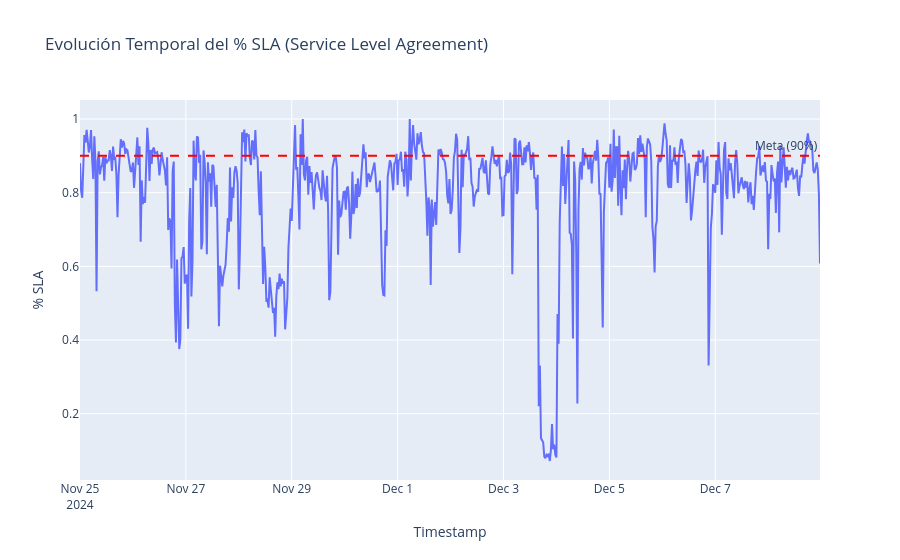
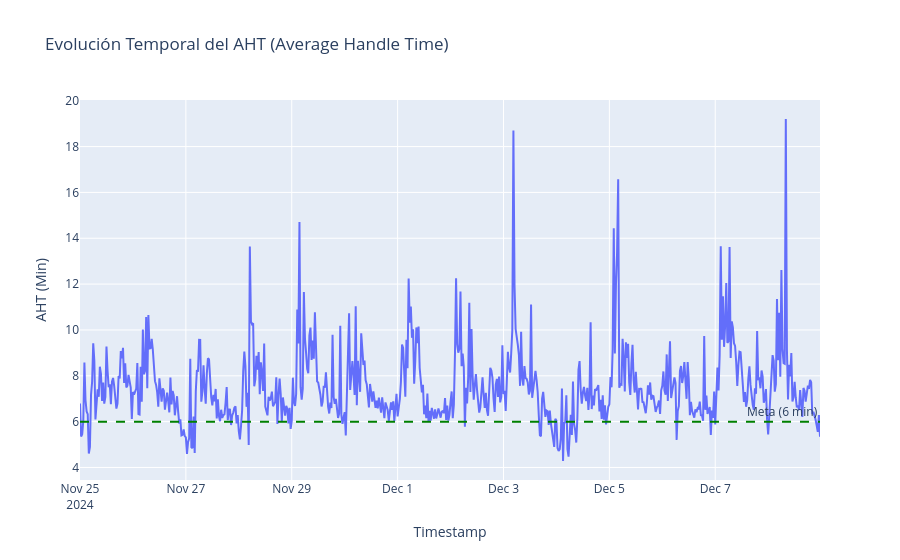
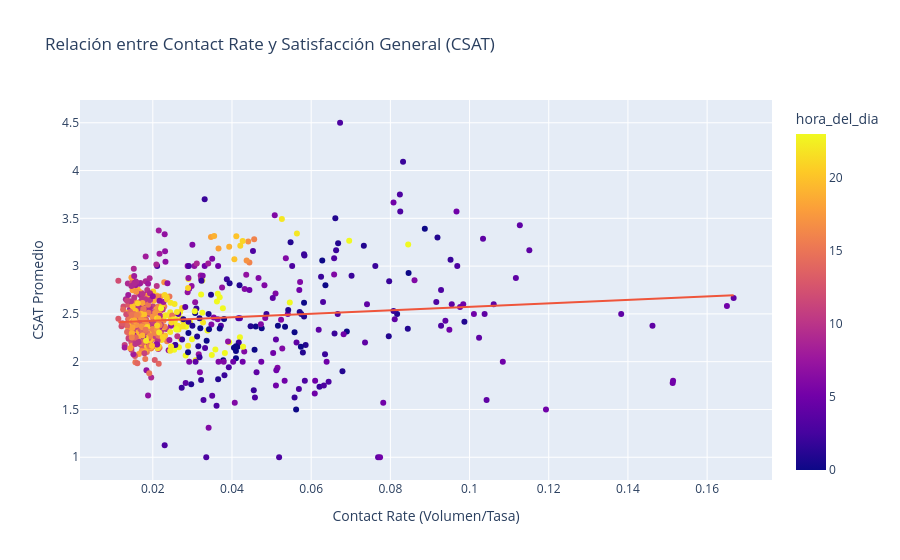

The cell these charts' notebook holds for them, in order:
### Markdown cell above
## Exploratory Data Analysis (EDA)
Analisis exploratorio sobre las principales metricas de eficiencia operativa. Evaluacion interactiva
del Service Level Agreement (SLA), Average Handle Time (AHT) y el impacto del Contact Rate en el Customer Satisfaction (CSAT).

### Code cell
# 1. Evolución temporal del '% SLA'
df_sla = df.dropna(subset=['Timestamp', '% SLA']).sort_values('Timestamp')
fig_sla = px.line(df_sla, x='Timestamp', y='% SLA', title="Evolución Temporal del % SLA (Service Level Agreement)")
fig_sla.add_hline(y=0.90, line_dash="dash", line_color="red", annotation_text="Meta (90%)")
fig_sla.show()

# 2. Evolución temporal del 'AHT (Min)'
df_aht = df.dropna(subset=['Timestamp', 'AHT (Min)']).sort_values('Timestamp')
fig_aht = px.line(df_aht, x='Timestamp', y='AHT (Min)', title="Evolución Temporal del AHT (Average Handle Time)")
fig_aht.add_hline(y=6.0, line_dash="dash", line_color="green", annotation_text="Meta (6 min)")
fig_aht.show()

# 3. Scatter plot de 'Csat_Gral' vs 'Contact Rate'
df_scatter = df.dropna(subset=['Csat_Gral', 'Contact Rate'])
fig_scatter = px.scatter(df_scatter, x='Contact Rate', y='Csat_Gral',
                         color='hora_del_dia',
                         title="Relación entre Contact Rate y Satisfacción General (CSAT)",
                         labels={'Contact Rate': 'Contact Rate (Volumen/Tasa)', 'Csat_Gral': 'CSAT Promedio'},
                         trendline="ols")
fig_scatter.show()

### Figure 1 — Plotly figure (JSON) as saved in the notebook; plotly's stock layout.template omitted (floating-point values rounded to 4 significant figures; data arrays with more than 128 entries replaced by an {"elided": "..."} marker saying what was removed)
{"data": [{"hovertemplate": "Timestamp=%{x}<br>% SLA=%{y}<extra></extra>", "legendgroup": "", "line": {"color": "#636efa", "dash": "solid"}, "marker": {"symbol": "circle"}, "mode": "lines", "name": "", "orientation": "v", "showlegend": false, "type": "scatter", "x": {"elided": "672 str values"}, "xaxis": "x", "y": {"elided": "672 float values"}, "yaxis": "y"}], "layout": {"annotations": [{"showarrow": false, "text": "Meta (90%)", "x": 1, "xanchor": "right", "xref": "x domain", "y": 0.9, "yanchor": "bottom", "yref": "y"}], "legend": {"tracegroupgap": 0}, "shapes": [{"line": {"color": "red", "dash": "dash"}, "type": "line", "x0": 0, "x1": 1, "xref": "x domain", "y0": 0.9, "y1": 0.9, "yref": "y"}], "title": {"text": "Evolución Temporal del % SLA (Service Level Agreement)"}, "xaxis": {"anchor": "y", "domain": [0.0, 1.0], "title": {"text": "Timestamp"}}, "yaxis": {"anchor": "x", "domain": [0.0, 1.0], "title": {"text": "% SLA"}}}}

### Figure 2 — Plotly figure (JSON) as saved in the notebook; plotly's stock layout.template omitted (floating-point values rounded to 4 significant figures; data arrays with more than 128 entries replaced by an {"elided": "..."} marker saying what was removed)
{"data": [{"hovertemplate": "Timestamp=%{x}<br>AHT (Min)=%{y}<extra></extra>", "legendgroup": "", "line": {"color": "#636efa", "dash": "solid"}, "marker": {"symbol": "circle"}, "mode": "lines", "name": "", "orientation": "v", "showlegend": false, "type": "scatter", "x": {"elided": "672 str values"}, "xaxis": "x", "y": {"elided": "672 float values"}, "yaxis": "y"}], "layout": {"annotations": [{"showarrow": false, "text": "Meta (6 min)", "x": 1, "xanchor": "right", "xref": "x domain", "y": 6.0, "yanchor": "bottom", "yref": "y"}], "legend": {"tracegroupgap": 0}, "shapes": [{"line": {"color": "green", "dash": "dash"}, "type": "line", "x0": 0, "x1": 1, "xref": "x domain", "y0": 6.0, "y1": 6.0, "yref": "y"}], "title": {"text": "Evolución Temporal del AHT (Average Handle Time)"}, "xaxis": {"anchor": "y", "domain": [0.0, 1.0], "title": {"text": "Timestamp"}}, "yaxis": {"anchor": "x", "domain": [0.0, 1.0], "title": {"text": "AHT (Min)"}}}}

### Figure 3 — Plotly figure (JSON) as saved in the notebook; plotly's stock layout.template omitted (floating-point values rounded to 4 significant figures; data arrays with more than 128 entries replaced by an {"elided": "..."} marker saying what was removed)
{"data": [{"hovertemplate": "Contact Rate (Volumen/Tasa)=%{x}<br>CSAT Promedio=%{y}<br>hora_del_dia=%{marker.color}<extra></extra>", "legendgroup": "", "marker": {"color": {"elided": "672 int values"}, "coloraxis": "coloraxis", "symbol": "circle"}, "mode": "markers", "name": "", "orientation": "v", "showlegend": false, "type": "scatter", "x": {"elided": "672 float values"}, "xaxis": "x", "y": {"elided": "672 float values"}, "yaxis": "y"}, {"hovertemplate": "<b>OLS trendline</b><br>Csat_Gral = 1.82522 * Contact Rate + 2.39211<br>R<sup>2</sup>=0.012913<br><br>Contact Rate (Volumen/Tasa)=%{x}<br>CSAT Promedio=%{y} <b>(trend)</b><extra></extra>", "legendgroup": "", "marker": {"symbol": "circle"}, "mode": "lines", "name": "", "showlegend": false, "type": "scatter", "x": {"elided": "672 float values"}, "xaxis": "x", "y": {"elided": "672 float values"}, "yaxis": "y"}], "layout": {"coloraxis": {"colorbar": {"title": {"text": "hora_del_dia"}}, "colorscale": [[0.0, "#0d0887"], [0.1111, "#46039f"], [0.2222, "#7201a8"], [0.3333, "#9c179e"], [0.4444, "#bd3786"], [0.5556, "#d8576b"], [0.6667, "#ed7953"], [0.7778, "#fb9f3a"], [0.8889, "#fdca26"], [1.0, "#f0f921"]]}, "legend": {"tracegroupgap": 0}, "title": {"text": "Relación entre Contact Rate y Satisfacción General (CSAT)"}, "xaxis": {"anchor": "y", "domain": [0.0, 1.0], "title": {"text": "Contact Rate (Volumen/Tasa)"}}, "yaxis": {"anchor": "x", "domain": [0.0, 1.0], "title": {"text": "CSAT Promedio"}}}}
